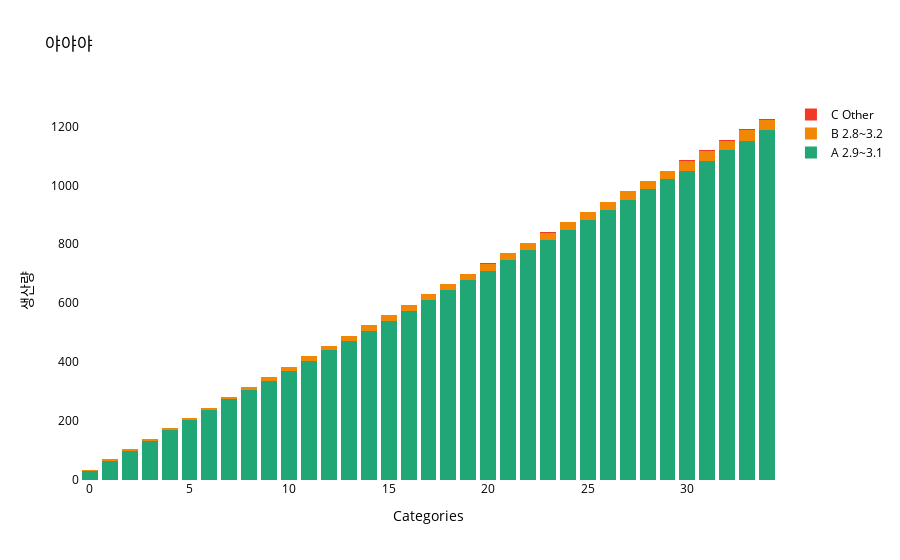

The notebook cell saved with this chart:
### Code cell
WANT_DAY = 40 # 최근 n일 간(데이터는 주작)
day_length = int(np.floor(len(total_df)/WANT_DAY))
day_length
max_len = day_length
pre_data = total_df["previouse_data"]
# real_data = total_df["data"]
A_counts = []
B_counts = []
C_counts = []
for i in range(WANT_DAY):
    # 조각조각 탐색 
    temp_list = pre_data[:max_len]
    # real_data[:max_len+day_length]
    
    A_cnt = len([num for num in temp_list if 2.9 <= num <= 3.1])            # A
    B_cnt = len([num for num in temp_list if 2.8 <= num <= 3.2]) - A_cnt    # B
    C_cnt = len(temp_list) - (A_cnt + B_cnt)                                # C
    
    # max_len += day_length
    # print(A_cnt, B_cnt, C_cnt)
    # print()
    
    A_counts.append(A_cnt)
    B_counts.append(B_cnt)
    C_counts.append(C_cnt)
    
    max_len += day_length

x_label = list(range(day_length))
# Create the stacked bar plot
fig = go.Figure()

fig.add_trace(go.Bar(
    x=x_label,
    y=A_counts,
    name='A 2.9~3.1',
    marker_color='#21A675',
    marker_line_width=0  # Remove border
))

fig.add_trace(go.Bar(
    x=x_label,
    y=B_counts,
    name='B 2.8~3.2',
    marker_color='#F28705',
    marker_line_width=0  # Remove border
))

fig.add_trace(go.Bar(
    x=x_label,
    y=C_counts,
    name='C Other',
    marker_color='#F23827',
    marker_line_width=0  # Remove border
))

# Update layout for stacked bars
fig.update_layout(
    barmode='stack', 
    title='야야야', 
    paper_bgcolor='rgba(0,0,0,0)', 
    plot_bgcolor='rgba(0,0,0,0)', 
    font=dict(color='black'),
    xaxis=dict(title='Categories', showgrid=False, zeroline=False),
    yaxis=dict(title='생산량', showgrid=False, zeroline=False),
    legend=dict(bgcolor='rgba(0,0,0,0)')
)

# Show the plot
fig.show()

### Figure 1 — Plotly figure (JSON) as saved in the notebook; plotly's stock layout.template omitted (floating-point values rounded to 4 significant figures)
{"data": [{"marker": {"color": "#21A675", "line": {"width": 0}}, "name": "A 2.9~3.1", "type": "bar", "x": [0, 1, 2, 3, 4, 5, 6, 7, 8, 9, 10, 11, 12, 13, 14, 15, 16, 17, 18, 19, 20, 21, 22, 23, 24, 25, 26, 27, 28, 29, 30, 31, 32, 33, 34], "y": [30, 64, 99, 134, 169, 204, 239, 274, 306, 335, 370, 405, 440, 471, 505, 540, 575, 610, 645, 678, 710, 745, 780, 815, 850, 881, 916, 951, 986, 1020, 1049, 1084, 1119, 1152, 1187, 1222, 1257, 1286, 1321, 1356]}, {"marker": {"color": "#F28705", "line": {"width": 0}}, "name": "B 2.8~3.2", "type": "bar", "x": [0, 1, 2, 3, 4, 5, 6, 7, 8, 9, 10, 11, 12, 13, 14, 15, 16, 17, 18, 19, 20, 21, 22, 23, 24, 25, 26, 27, 28, 29, 30, 31, 32, 33, 34], "y": [5, 6, 6, 6, 6, 6, 6, 6, 9, 15, 15, 15, 15, 19, 20, 20, 20, 20, 20, 21, 24, 24, 24, 24, 24, 28, 28, 28, 28, 29, 33, 33, 33, 35, 35, 35, 35, 41, 41, 41]}, {"marker": {"color": "#F23827", "line": {"width": 0}}, "name": "C Other", "type": "bar", "x": [0, 1, 2, 3, 4, 5, 6, 7, 8, 9, 10, 11, 12, 13, 14, 15, 16, 17, 18, 19, 20, 21, 22, 23, 24, 25, 26, 27, 28, 29, 30, 31, 32, 33, 34], "y": [0, 0, 0, 0, 0, 0, 0, 0, 0, 0, 0, 0, 0, 0, 0, 0, 0, 0, 0, 1, 1, 1, 1, 1, 1, 1, 1, 1, 1, 1, 3, 3, 3, 3, 3, 3, 3, 3, 3, 3]}], "layout": {"barmode": "stack", "font": {"color": "black"}, "legend": {"bgcolor": "rgba(0,0,0,0)"}, "paper_bgcolor": "rgba(0,0,0,0)", "plot_bgcolor": "rgba(0,0,0,0)", "title": {"text": "야야야"}, "xaxis": {"showgrid": false, "title": {"text": "Categories"}, "zeroline": false}, "yaxis": {"showgrid": false, "title": {"text": "생산량"}, "zeroline": false}}}
